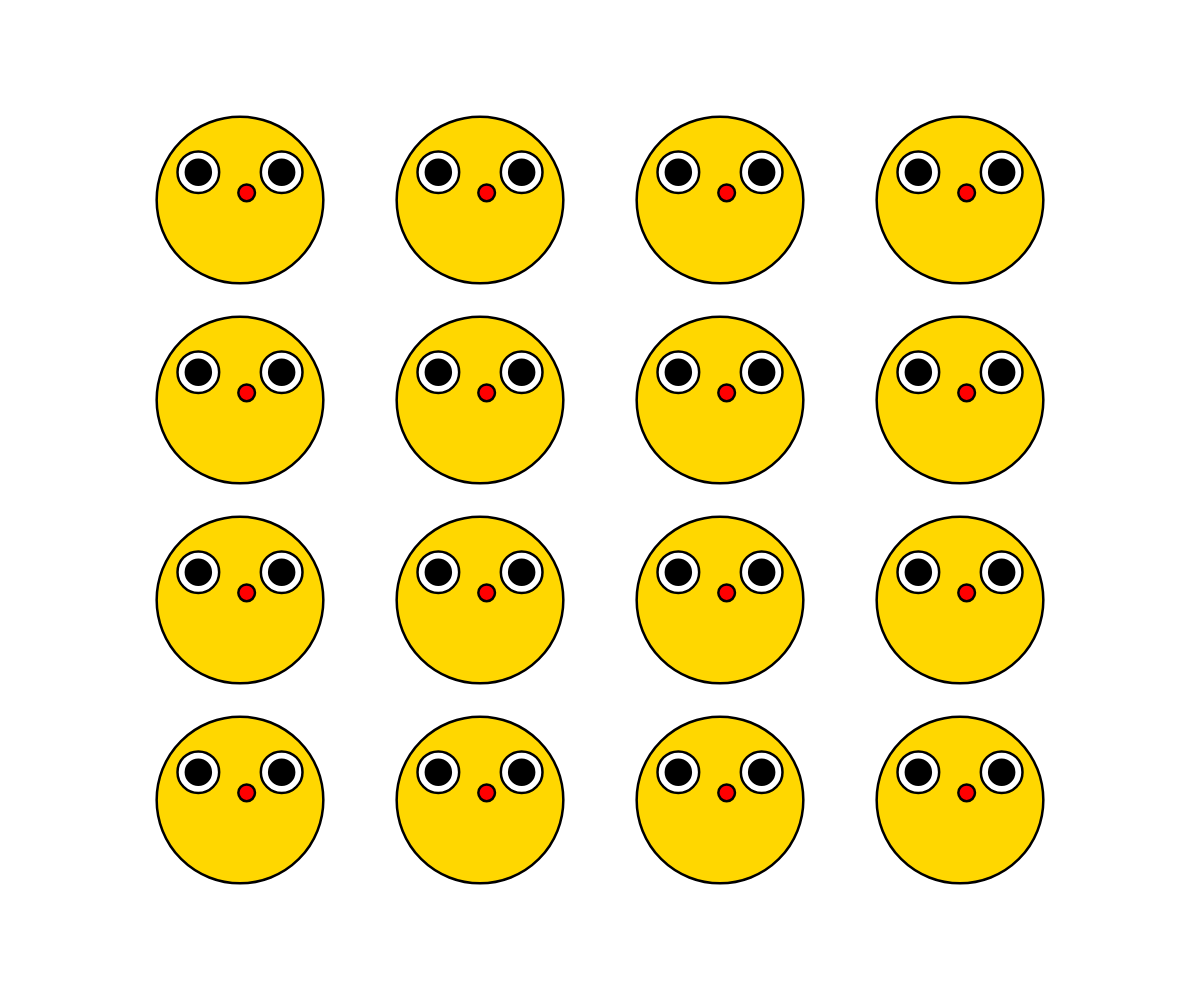
Frame 1 (no input)
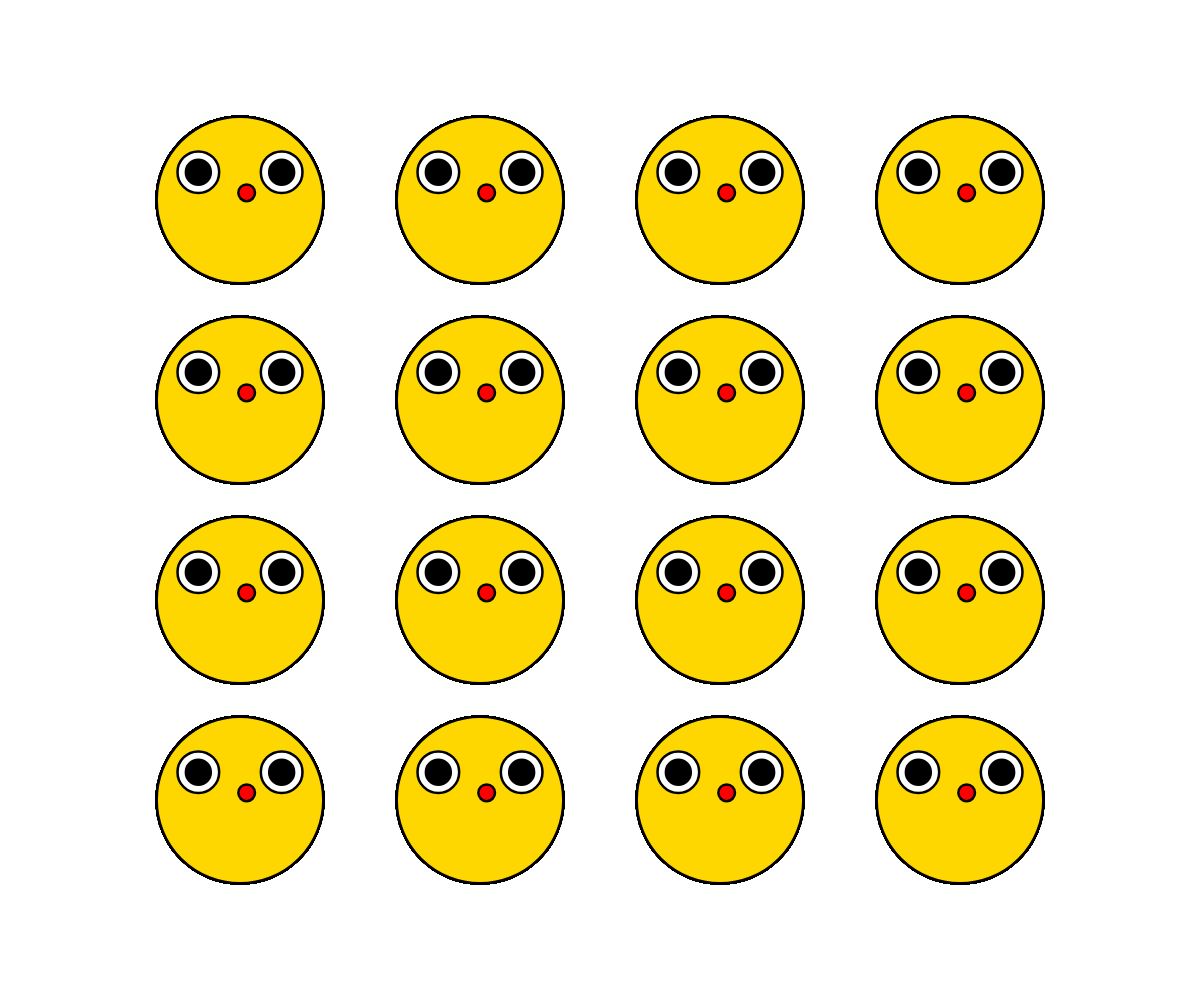
Frame 60 (no input)
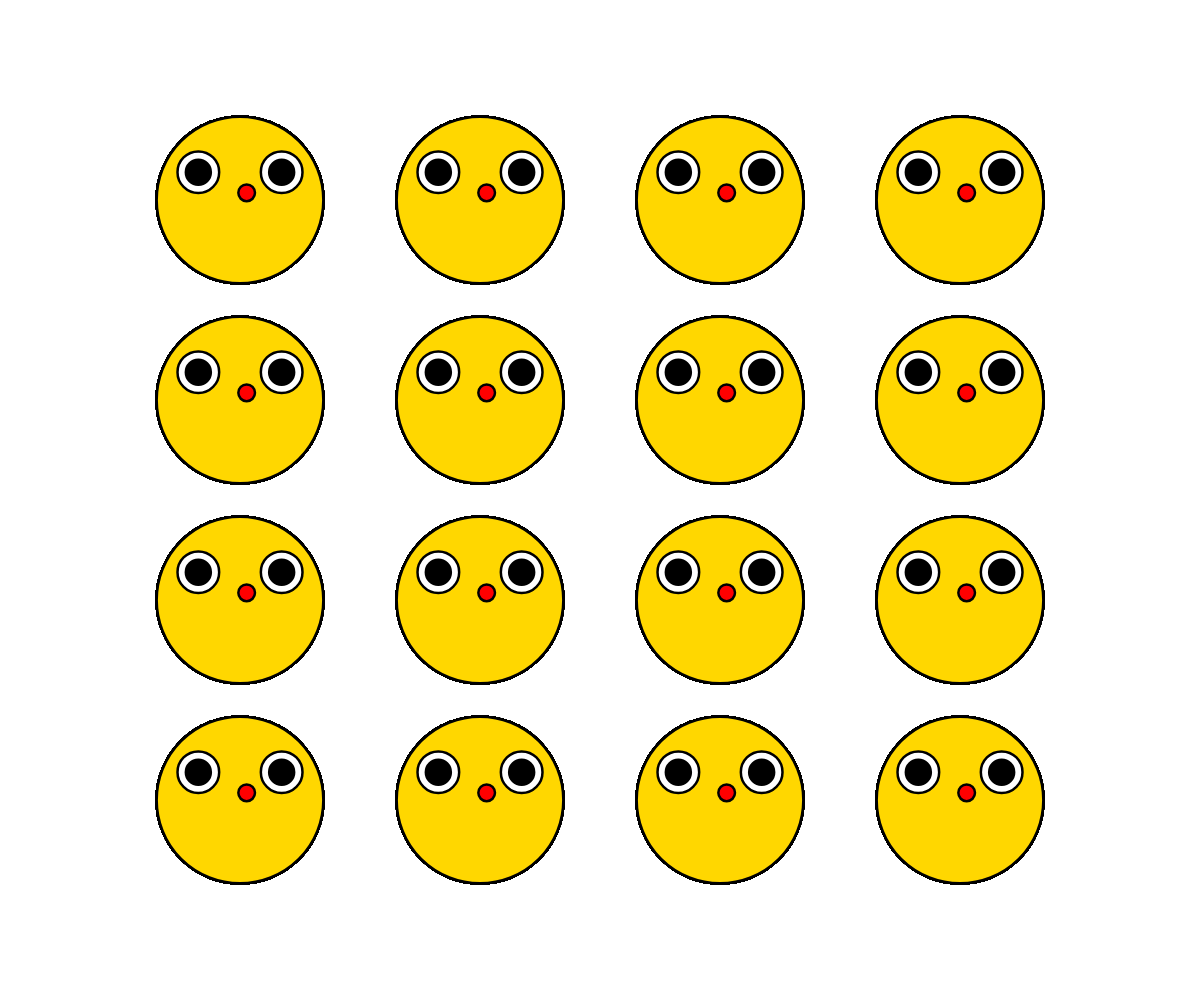
Frame 120 (the mouse pressed at the canvas centre since frame 60)

The p5.js sketch that drew these frames (run headless with seeded random() and noise() and a simulated clock; from frame 60 on, the mouse is pressed at the canvas centre):

// p5.js sketch
// ── sketch.js
let espLarg = 5;
let espAltura = 5;

function setup() {
  createCanvas(windowWidth, windowHeight);
  background(255);
}

function draw() {
  for (let i = 1; i < espLarg; i++) {
    for (let j = 1; j < espAltura; j++) {
      push();
      translate((i * width) / espLarg, (j * height) / espAltura);
      scale (0.50);
	posX = 0;
	posY = 0;
	noFill();
	stroke(0);
	strokeWeight(5);

    fill(255, 215, 0)
	circle(posX, posY, height/3);

    fill(255)
	circle(posX - height/3/4, posY - height/18, height/12);
	circle(posX + height/3/4, posY - height/18, height/12);

    fill(0)
    circle(posX - height/3/4, posY - height/18, height/20);
	circle(posX + height/3/4, posY - height/18, height/20);

    fill(255,0,0)
    circle(posX + height/3/25, posY - height/70, height/30);
      pop();
    }
  }
}
